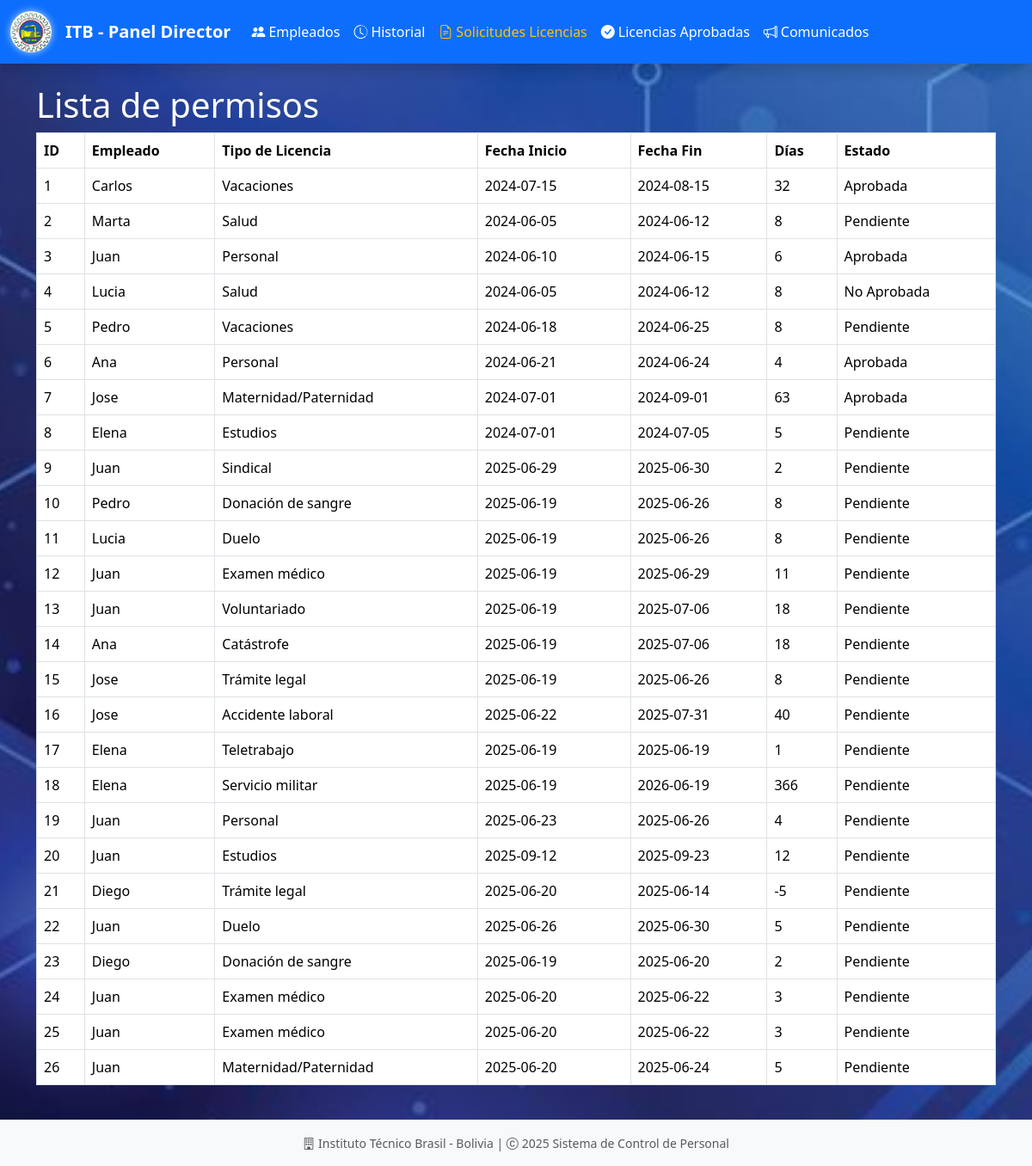
The page /director/solicitudes_licencia/ on the database as committed earlier.
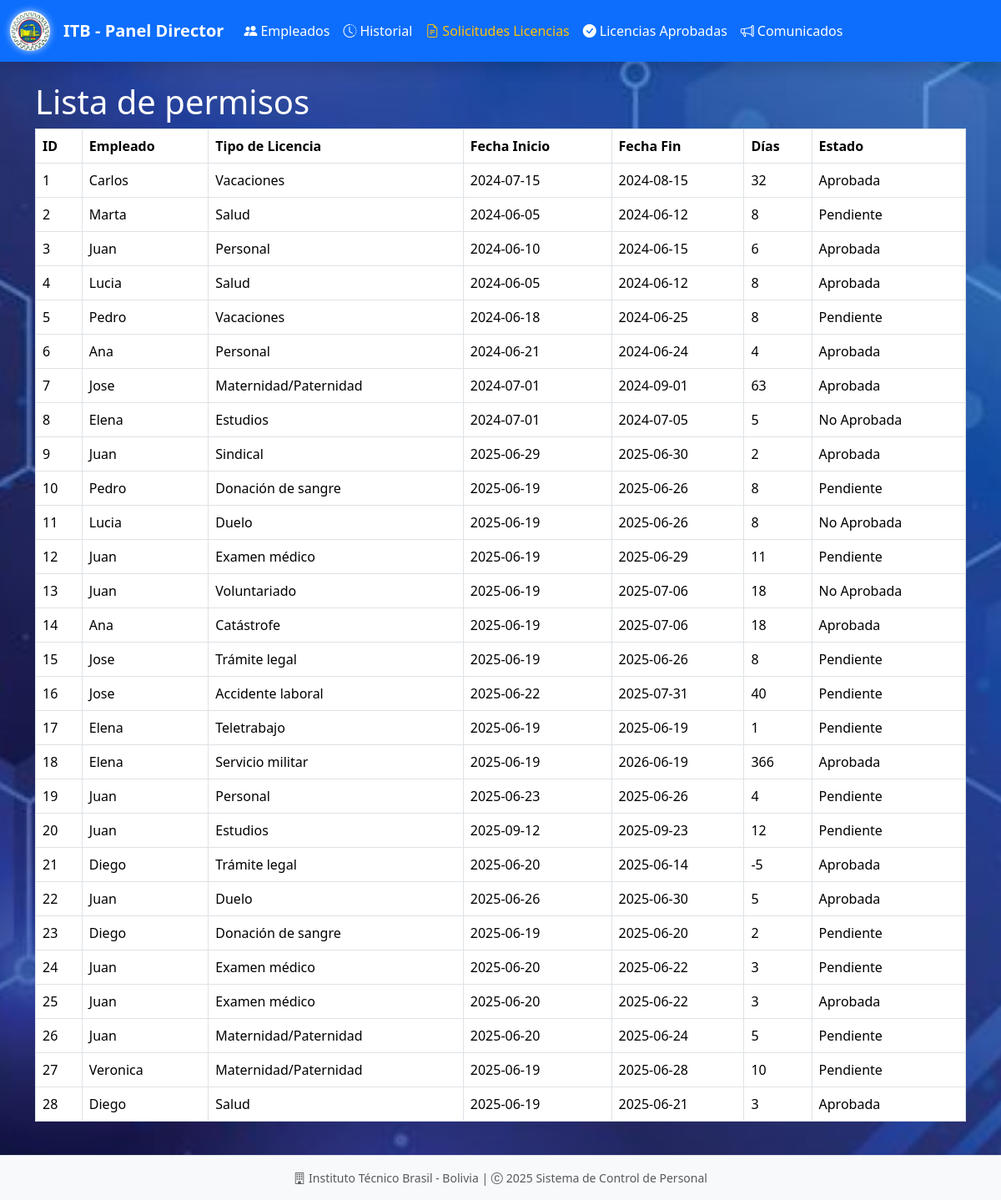
The same page on the database as committed later.
### models/solicitud_licencia_model.py (models this page shows, shortened)
class SolicitudLicencia(db.Model):
    __tablename__ = "solicitudes_licencia"
    id = db.Column(db.Integer, primary_key=True)
    fecha_solicitud = db.Column(db.Date, default=date.today, nullable=False)
    fecha_inicio = db.Column(db.Date, nullable=False)
    fecha_fin = db.Column(db.Date, nullable=False)
    motivo = db.Column(db.Text, nullable=False)
    empleado_id = db.Column(db.Integer, db.ForeignKey('empleados.id'), nullable=False)
    tipo_licencia_id = db.Column(db.Integer, db.ForeignKey('tipos_licencia.id'), nullable=False)
    empleado = db.relationship('Empleado', back_populates='solicitudes_licencia')
    tipo_licencia = db.relationship('TipoLicencia', back_populates='solicitudes')
    licencia_aprobada = db.relationship('LicenciaAprobada', back_populates='solicitud_licencia', uselist=False)
    @staticmethod
    def get_all():
        return SolicitudLicencia.query.all()

### models/empleado_model.py (models this page shows, shortened)
class Empleado(db.Model):
    __tablename__ = "empleados"
    id = db.Column(db.Integer, primary_key=True)
    nombre = db.Column(db.String(255), nullable=False)
    apellido = db.Column(db.String(255), nullable=False)
    ci = db.Column(db.String(20), nullable=False, unique=True)
    email = db.Column(db.String(255), nullable=False, unique=True)
    telefono = db.Column(db.String(20), nullable=False)
    fecha = db.Column(db.DateTime, nullable=False, default=datetime.utcnow)
    cargo_id = db.Column(db.Integer, db.ForeignKey('cargos.id'), nullable=False)
    cargo = db.relationship('Cargo', back_populates='empleados')
    usuarios = db.relationship('Usuario', back_populates='empleado', uselist=False)
    asistencias = db.relationship('Asistencia', back_populates='empleado', cascade='all, delete-orphan')
    historial_laboral = db.relationship('Historial', back_populates='empleado', cascade='all, delete-orphan')
    licencias_aprobadas = db.relationship('LicenciaAprobada', back_populates='empleado', cascade='all, delete-orphan')
    solicitudes_licencia = db.relationship('SolicitudLicencia', back_populates='empleado', cascade='all, delete-orphan')
    def delete(self):
        db.session.delete(self)
        db.session.commit()

### models/tipo_licencia_model.py (models this page shows, shortened)
class TipoLicencia(db.Model):
    __tablename__ = 'tipos_licencia'
    id = db.Column(db.Integer, primary_key=True)
    nombre = db.Column(db.String(100), nullable=False)
    descripcion = db.Column(db.String(200))
    solicitudes = db.relationship('SolicitudLicencia', back_populates='tipo_licencia', cascade='all, delete-orphan')
    def delete(self):
        db.session.delete(self)
        db.session.commit()

### models/licencia_aprobada_model.py (models this page shows, shortened)
class LicenciaAprobada(db.Model):
    __tablename__ = "licencias_aprobadas"
    id = db.Column(db.Integer, primary_key=True)
    empleado_id = db.Column(db.Integer, db.ForeignKey('empleados.id'), nullable=False)
    solicitud_licencia_id = db.Column(db.Integer, db.ForeignKey('solicitudes_licencia.id'))
    estado = db.Column(db.String(20), nullable=True)
    empleado = db.relationship('Empleado', back_populates='licencias_aprobadas')
    solicitud_licencia = db.relationship('SolicitudLicencia', back_populates='licencia_aprobada')

### controllers/solicitud_licencia_controller.py (the view)
@solicitud_licencia_director_bp.route('/')
def index_director():
    solicitudes = SolicitudLicencia.get_all()
    for solicitud in solicitudes:
        if solicitud.fecha_inicio and solicitud.fecha_fin:
            solicitud.dias_permiso = (solicitud.fecha_fin - solicitud.fecha_inicio).days + 1
        else:
            solicitud.dias_permiso = 0
    return solicitud_licencia_view.director_list(solicitudes)

### run.py (called while the page is built)
@app.context_processor
def inject_active_path():
    def is_active(path):
        return 'active' if request.path == path else ''
    return(dict(is_active = is_active))

### views/solicitud_licencia_view.py (called while the page is built)
def director_list(solicitudes):
    return render_template('director/solicitud_licencias/index.html', solicitudes=solicitudes)

### templates/director/solicitud_licencias/index.html (shortened to what this page needs)
{% extends 'director/base.html' %}
{% block content %}
<h1>Lista de permisos</h1>
<table class="table table-bordered">
    <thead>
        <tr>
            <th>ID</th>
            <th>Empleado</th>
            <th>Tipo de Licencia</th>
            <th>Fecha Inicio</th>
            <th>Fecha Fin</th>
            <th>Días</th>
            <th>Estado</th>
        </tr>
    </thead>
    <tbody>
        {% for solicitud in solicitudes %}
        <tr>
            <td>{{ solicitud.id }}</td>
            <td>{{ solicitud.empleado.nombre }}</td>
            <td>{{ solicitud.tipo_licencia.nombre }}</td>
            <td>{{ solicitud.fecha_inicio }}</td>
            <td>{{ solicitud.fecha_fin }}</td>
            <td>{{ solicitud.dias_permiso }}</td>
            <td>{{ solicitud.licencia_aprobada.estado }}</td>
        </tr>
        {% endfor %}
    </tbody>
</table>
{% endblock %}

Rows that differ between the two databases and show on the page:
changed through a linked row, SolicitudLicencia id 4: licencia_aprobada.estado "No Aprobada" → "Aprobada"
changed through a linked row, SolicitudLicencia id 8: licencia_aprobada.estado "Pendiente" → "No Aprobada"
changed through a linked row, SolicitudLicencia "Sindical": licencia_aprobada.estado "Pendiente" → "Aprobada"
changed through a linked row, SolicitudLicencia id 11: licencia_aprobada.estado "Pendiente" → "No Aprobada"
changed through a linked row, SolicitudLicencia "Voluntariado": licencia_aprobada.estado "Pendiente" → "No Aprobada"
changed through a linked row, SolicitudLicencia "Catástrofe": licencia_aprobada.estado "Pendiente" → "Aprobada"
changed through a linked row, SolicitudLicencia "Servicio militar": licencia_aprobada.estado "Pendiente" → "Aprobada"
changed through a linked row, SolicitudLicencia id 21: licencia_aprobada.estado "Pendiente" → "Aprobada"
changed through a linked row, SolicitudLicencia id 22: licencia_aprobada.estado "Pendiente" → "Aprobada"
changed through a linked row, SolicitudLicencia id 25: licencia_aprobada.estado "Pendiente" → "Aprobada"
added SolicitudLicencia: id "27", empleado.nombre "Veronica", tipo_licencia.nombre "Maternidad/Paternidad", fecha_inicio "2025-06-19", fecha_fin "2025-06-28", dias_permiso "10", licencia_aprobada.estado "Pendiente"
added SolicitudLicencia: id "28", empleado.nombre "Diego", tipo_licencia.nombre "Salud", fecha_inicio "2025-06-19", fecha_fin "2025-06-21", dias_permiso "3", licencia_aprobada.estado "Aprobada"
